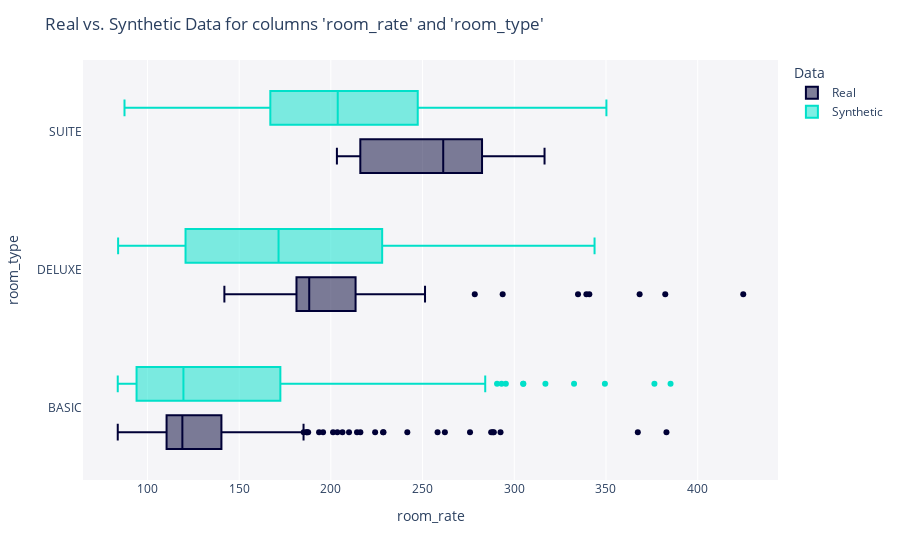

The notebook cell saved with this chart:
### Code cell
from sdv.evaluation.single_table import get_column_pair_plot

fig = get_column_pair_plot(
    real_data=real_data,
    synthetic_data=synthetic_data,
    column_names=["room_rate", "room_type"],
    metadata=metadata
)

fig.show()

### Figure 1 — Plotly figure (JSON) as saved in the notebook; plotly's stock layout.template omitted (floating-point values rounded to 4 significant figures; data arrays with more than 128 entries replaced by an {"elided": "..."} marker saying what was removed)
{"data": [{"alignmentgroup": "True", "hovertemplate": "Data=Real<br>room_rate=%{x}<br>room_type=%{y}<extra></extra>", "legendgroup": "Real", "marker": {"color": "#000036"}, "name": "Real", "notched": false, "offsetgroup": "Real", "orientation": "h", "showlegend": true, "type": "box", "x": {"elided": "500 float values"}, "x0": " ", "xaxis": "x", "y": {"elided": "500 str values"}, "y0": " ", "yaxis": "y"}, {"alignmentgroup": "True", "hovertemplate": "Data=Synthetic<br>room_rate=%{x}<br>room_type=%{y}<extra></extra>", "legendgroup": "Synthetic", "marker": {"color": "#01E0C9"}, "name": "Synthetic", "notched": false, "offsetgroup": "Synthetic", "orientation": "h", "showlegend": true, "type": "box", "x": {"elided": "500 float values"}, "x0": " ", "xaxis": "x", "y": {"elided": "500 str values"}, "y0": " ", "yaxis": "y"}], "layout": {"autosize": true, "boxmode": "group", "legend": {"title": {"text": "Data"}, "tracegroupgap": 0}, "margin": {"t": 60}, "plot_bgcolor": "#F5F5F8", "title": {"text": "Real vs. Synthetic Data for columns 'room_rate' and 'room_type'"}, "xaxis": {"anchor": "y", "autorange": true, "domain": [0, 1], "range": [64.85, 443.8], "title": {"text": "room_rate"}, "type": "linear"}, "yaxis": {"anchor": "x", "autorange": true, "domain": [0, 1], "range": [-0.5421, 2.542], "title": {"text": "room_type"}, "type": "category"}}}
